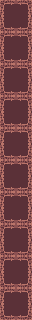

This game map was drawn from its Tiled (.tmx) file and the tilesets committed beside it. A one-line description and the full map source follow:
An orthogonal 1x10 tile map with 32x32 px tiles, 1 tile layer (Tile Layer 1).

<map version="1.10" tiledversion="1.10.2" orientation="orthogonal" renderorder="right-down" width="1" height="10" tilewidth="32" tileheight="32" infinite="0" nextlayerid="2" nextobjectid="1">
 <tileset firstgid="1" source="dasar.tsx" />
 <layer id="1" name="Tile Layer 1" width="1" height="10">
  <data encoding="csv">
1,
1,
1,
1,
1,
1,
1,
1,
1,
1
</data>
 </layer>
</map>
